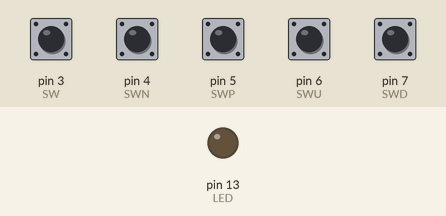
Bench run of a sketch on a simulated Arduino Uno, built with avr-gcc and run on an emulated ATmega328P. Parts: output pins drawn as LEDs (lit = HIGH). The inputs (shaded band) are chosen by the test bench; at power-on: pin 3 (SW), pin 4 (SWN), pin 5 (SWP), pin 6 (SWU), pin 7 (SWD) LOW. The audio player accepts every command and is not drawn; what the sketch prints to the serial monitor is not drawn.

Above: at 1.7 s.
1.8 s: pin 3 (SW) pulled HIGH for 0.15 s
At 3.1 s:
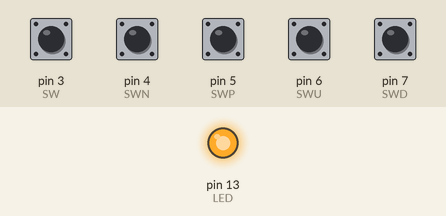
6.3 s: pin 3 (SW) pulled HIGH for 1 s
At 7.7 s:
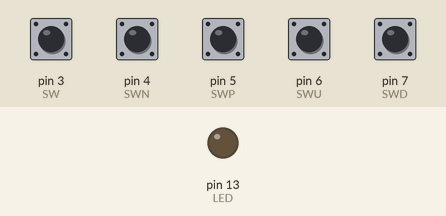
Timing chart, 0 to 9.3 s (numbered marks = the images above; inputs shaded):
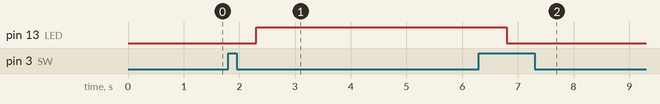

Measured:
- after the input at 1.8 s, pin 13 (LED): LOW → HIGH after 0.50 s
- after the input at 6.3 s, pin 13 (LED): HIGH → LOW after 0.50 s

The sketch:

Player_mini_Hauptschalten.ino
```cpp
#include "Arduino.h"
#include "SoftwareSerial.h"
#include "DFRobotDFPlayerMini.h"

SoftwareSerial mySoftwareSerial(10, 11); // RX, TX
DFRobotDFPlayerMini myDFPlayer;
void printDetail(uint8_t type, int value);
const byte LED = 13;
const byte SW = 3;
const byte SWN = 4;
const byte SWP = 5;
const byte SWU = 6;
const byte SWD = 7;

int Light = 0;


void setup()
{
  mySoftwareSerial.begin(9600);
  Serial.begin(115200);

  Serial.println();
  Serial.println(F("DFRobot DFPlayer Mini Demo"));
  Serial.println(F("Initializing DFPlayer ... (May take 3~5 seconds)"));

  if (!myDFPlayer.begin(mySoftwareSerial)) {  //Use softwareSerial to communicate with mp3.
    Serial.println(F("Unable to begin:"));
    Serial.println(F("1.Please recheck the connection!"));
    Serial.println(F("2.Please insert the SD card!"));
    while(true);
  }
  Serial.println(F("DFPlayer Mini online."));

  myDFPlayer.volume(20);  //Set volume value. From 0 to 30
  myDFPlayer.play(1);  //Play the first mp3
///////////////////////////////////////////////////////////////////////////////////////////////////////////
  pinMode(LED,OUTPUT);
  pinMode(SW,INPUT);
  pinMode(SWN,INPUT);
  pinMode(SWP,INPUT);
  pinMode(SWU,INPUT);
  pinMode(SWD,INPUT);

}

void loop()
{ int n = digitalRead(SW);
 if (Light == 0)
 {
 if (n == HIGH)
 {
 delay(500);
 digitalWrite(13, HIGH);
 myDFPlayer.pause();  //pause the mp3 from the start
  delay(1000);
 Light++; //markieren Led laufen
 }
 }
 else
 {
 if (n == HIGH)
 {
 delay(500);
 digitalWrite(13, LOW);
  myDFPlayer.start();  //start the mp3 from the pause
  delay(1000);
 Light--; //markieren Led laufen
 }
 } //wenn led leuchtet, stopt das mp3. wenn led nicht leuchtet, spielt das mp3


if(digitalRead(SWN) == HIGH)
{myDFPlayer.next();
myDFPlayer.next();  //Wenn es nur zwei mal "next" gibt, dann es next mp3 spielt
  delay(1000);
  Serial.println(myDFPlayer.readCurrentFileNumber()); //read current play file number
}

if(digitalRead(SWP) == HIGH)
{  myDFPlayer.previous();
   myDFPlayer.previous(); //Wenn es nur zwei mal "previous" gibt, dann es previous mp3 spielt
  delay(1000);
  Serial.println(myDFPlayer.readCurrentFileNumber()); //read current play file number
}
if(digitalRead(SWU) == HIGH)
{ myDFPlayer.volumeUp(); //Volume Up
 Serial.println(myDFPlayer.readVolume()); //read current volume
}
if(digitalRead(SWD) == HIGH)
{ myDFPlayer.volumeDown(); //Volume Down
 Serial.println(myDFPlayer.readVolume()); //read current volume
}


 if (myDFPlayer.available()) {
    printDetail(myDFPlayer.readType(), myDFPlayer.read()); //Print the detail message from DFPlayer to handle different errors and states.
  }
}

void printDetail(uint8_t type, int value){
  switch (type) {
    case TimeOut:
      Serial.println(F("Time Out!"));
      break;
    case WrongStack:
      Serial.println(F("Stack Wrong!"));
      break;
    case DFPlayerCardInserted:
      Serial.println(F("Card Inserted!"));
      break;
    case DFPlayerCardRemoved:
      Serial.println(F("Card Removed!"));
      break;
    case DFPlayerCardOnline:
      Serial.println(F("Card Online!"));
      break;
    case DFPlayerPlayFinished:
      Serial.print(F("Number:"));
      Serial.print(value);
      Serial.println(F(" Play Finished!"));
      break;
    case DFPlayerError:
      Serial.print(F("DFPlayerError:"));
      switch (value) {
        case Busy:
          Serial.println(F("Card not found"));
          break;
        case Sleeping:
          Serial.println(F("Sleeping"));
          break;
        case SerialWrongStack:
          Serial.println(F("Get Wrong Stack"));
          break;
        case CheckSumNotMatch:
          Serial.println(F("Check Sum Not Match"));
          break;
        case FileIndexOut:
          Serial.println(F("File Index Out of Bound"));
          break;
        case FileMismatch:
          Serial.println(F("Cannot Find File"));
          break;
        case Advertise:
          Serial.println(F("In Advertise"));
          break;
        default:
          break;
      }
      break;
    default:
      break;
  }
}
```
